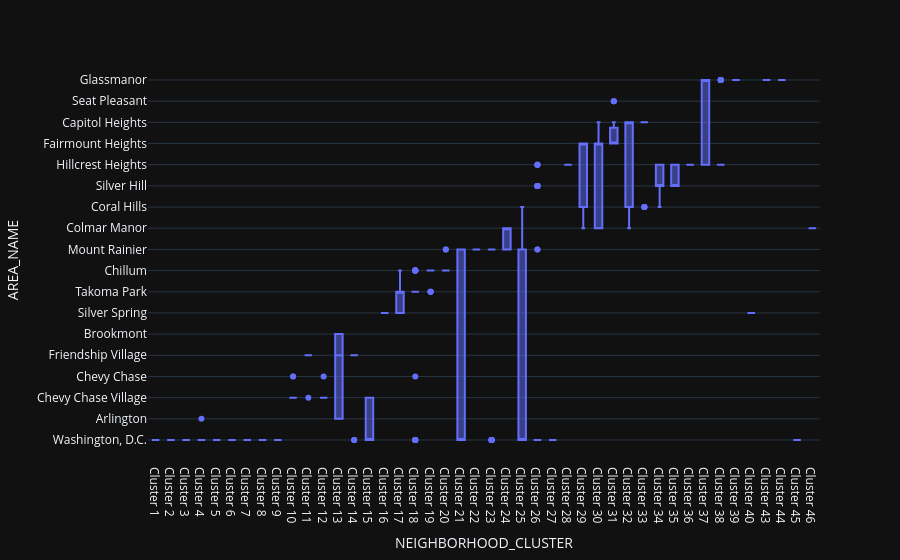

Notebook source saved alongside this figure:
### Code cell
# fig1 = px.box(data,x ='METHOD',y='OFFENSE',color='OFFENSE',template='plotly_dark')
# fig1.show()

# fig2 = px.area(data.groupby(['OFFENSE','NEIGHBORHOOD_CLUSTER','BLOCK_GROUP-CENSUS_TRACT & WARD','AREA_NAME'])['DISTRICT'],template='plotly_dark')
# fig2.show()

fig3 = px.box(data,x='NEIGHBORHOOD_CLUSTER',y='AREA_NAME',template='plotly_dark')
fig3.show()

# fig4 = px.pie(data,names='OFFENSE',values=data['INCIDENT_DURATION'].apply(convert_to_hours_as_nums),template='plotly_dark')
# fig4.show()

# fig5 = px.treemap(data,path=['OFFENSE','METHOD','SHIFT'],template='plotly_dark')
# fig5.show()

# fig6 = px.area(data, x='INCIDENT_DURATION', y='REPORTING_GAP',template='plotly_dark')
# fig6.show()

### Figure 1 — Plotly figure (JSON) as saved in the notebook; plotly's stock layout.template omitted (floating-point values rounded to 4 significant figures; data arrays with more than 128 entries replaced by an {"elided": "..."} marker saying what was removed)
{"data": [{"alignmentgroup": "True", "hovertemplate": "NEIGHBORHOOD_CLUSTER=%{x}<br>AREA_NAME=%{y}<extra></extra>", "legendgroup": "", "marker": {"color": "#636efa"}, "name": "", "notched": false, "offsetgroup": "", "orientation": "v", "showlegend": false, "type": "box", "x": {"elided": "1624 str values"}, "x0": " ", "xaxis": "x", "y": {"elided": "1624 str values"}, "y0": " ", "yaxis": "y"}], "layout": {"boxmode": "group", "legend": {"tracegroupgap": 0}, "margin": {"t": 60}, "xaxis": {"anchor": "y", "domain": [0, 1], "title": {"text": "NEIGHBORHOOD_CLUSTER"}}, "yaxis": {"anchor": "x", "domain": [0, 1], "title": {"text": "AREA_NAME"}}}}
